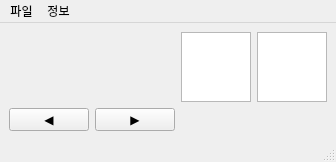
<?xml version="1.0" encoding="UTF-8"?>
<ui version="4.0">
 <class>MainWindow</class>
 <widget class="QMainWindow" name="MainWindow">
  <property name="geometry">
   <rect>
    <x>0</x>
    <y>0</y>
    <width>332</width>
    <height>159</height>
   </rect>
  </property>
  <property name="windowTitle">
   <string>이미지 비교</string>
  </property>
  <widget class="QWidget" name="centralwidget">
   <layout class="QGridLayout" name="gridLayout">
    <item row="1" column="0">
     <widget class="QPushButton" name="pushButton_2">
      <property name="text">
       <string>◀</string>
      </property>
     </widget>
    </item>
    <item row="1" column="1">
     <widget class="QPushButton" name="pushButton">
      <property name="text">
       <string>▶</string>
      </property>
     </widget>
    </item>
    <item row="0" column="0">
     <widget class="QLabel" name="label">
      <property name="frameShape">
       <enum>QFrame::NoFrame</enum>
      </property>
      <property name="text">
       <string/>
      </property>
      <property name="textFormat">
       <enum>Qt::AutoText</enum>
      </property>
      <property name="scaledContents">
       <bool>true</bool>
      </property>
     </widget>
    </item>
    <item row="0" column="1">
     <widget class="QLabel" name="label_2">
      <property name="text">
       <string/>
      </property>
      <property name="scaledContents">
       <bool>true</bool>
      </property>
     </widget>
    </item>
    <item row="0" column="2">
     <widget class="QListWidget" name="listWidget">
      <property name="dragEnabled">
       <bool>true</bool>
      </property>
      <property name="dragDropMode">
       <enum>QAbstractItemView::DragDrop</enum>
      </property>
      <property name="defaultDropAction">
       <enum>Qt::MoveAction</enum>
      </property>
     </widget>
    </item>
    <item row="0" column="3">
     <widget class="QListWidget" name="listWidget_2">
      <property name="dragEnabled">
       <bool>true</bool>
      </property>
      <property name="dragDropMode">
       <enum>QAbstractItemView::DragDrop</enum>
      </property>
      <property name="defaultDropAction">
       <enum>Qt::MoveAction</enum>
      </property>
     </widget>
    </item>
   </layout>
  </widget>
  <widget class="QMenuBar" name="menuBar">
   <property name="geometry">
    <rect>
     <x>0</x>
     <y>0</y>
     <width>332</width>
     <height>21</height>
    </rect>
   </property>
   <widget class="QMenu" name="menuvkdlf">
    <property name="title">
     <string>파일</string>
    </property>
    <addaction name="action"/>
   </widget>
   <widget class="QMenu" name="menu">
    <property name="title">
     <string>정보</string>
    </property>
    <addaction name="action_2"/>
    <addaction name="action_3"/>
   </widget>
   <addaction name="menuvkdlf"/>
   <addaction name="menu"/>
  </widget>
  <widget class="QStatusBar" name="statusBar"/>
  <action name="action">
   <property name="text">
    <string>폴더 열기</string>
   </property>
  </action>
  <action name="action_2">
   <property name="text">
    <string>프로그램 정보 </string>
   </property>
  </action>
  <action name="action_3">
   <property name="text">
    <string>개발자 정보</string>
   </property>
  </action>
 </widget>
 <resources/>
 <connections/>
</ui>
